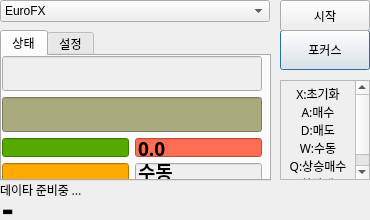
<?xml version="1.0" encoding="UTF-8"?>
<ui version="4.0">
 <class>Dialog</class>
 <widget class="QDialog" name="Dialog">
  <property name="geometry">
   <rect>
    <x>0</x>
    <y>0</y>
    <width>370</width>
    <height>220</height>
   </rect>
  </property>
  <property name="maximumSize">
   <size>
    <width>900</width>
    <height>900</height>
   </size>
  </property>
  <property name="windowTitle">
   <string>Futures-Machine Learning-eBest</string>
  </property>
  <property name="windowIcon">
   <iconset>
    <normaloff>PNG/Sales Performance.png</normaloff>PNG/Sales Performance.png</iconset>
  </property>
  <property name="windowOpacity">
   <double>0.950000000000000</double>
  </property>
  <widget class="QTextEdit" name="textEdit">
   <property name="enabled">
    <bool>false</bool>
   </property>
   <property name="geometry">
    <rect>
     <x>280</x>
     <y>80</y>
     <width>90</width>
     <height>100</height>
    </rect>
   </property>
   <property name="font">
    <font>
     <family>맑은 고딕</family>
     <pointsize>11</pointsize>
    </font>
   </property>
   <property name="styleSheet">
    <string notr="true">color: rgb(0, 0, 0);
font: 11pt &quot;맑은 고딕&quot;;</string>
   </property>
   <property name="html">
    <string>&lt;!DOCTYPE HTML PUBLIC &quot;-//W3C//DTD HTML 4.0//EN&quot; &quot;http://www.w3.org/TR/REC-html40/strict.dtd&quot;&gt;
&lt;html&gt;&lt;head&gt;&lt;meta name=&quot;qrichtext&quot; content=&quot;1&quot; /&gt;&lt;style type=&quot;text/css&quot;&gt;
p, li { white-space: pre-wrap; }
&lt;/style&gt;&lt;/head&gt;&lt;body style=&quot; font-family:'맑은 고딕'; font-size:11pt; font-weight:400; font-style:normal;&quot;&gt;
&lt;p align=&quot;center&quot; style=&quot; margin-top:0px; margin-bottom:0px; margin-left:0px; margin-right:0px; -qt-block-indent:0; text-indent:0px;&quot;&gt;&lt;span style=&quot; font-family:'Gulim'; font-size:9pt;&quot;&gt;X:초기화&lt;/span&gt;&lt;/p&gt;
&lt;p align=&quot;center&quot; style=&quot; margin-top:0px; margin-bottom:0px; margin-left:0px; margin-right:0px; -qt-block-indent:0; text-indent:0px;&quot;&gt;&lt;span style=&quot; font-family:'Gulim'; font-size:9pt;&quot;&gt;A:매수&lt;/span&gt;&lt;/p&gt;
&lt;p align=&quot;center&quot; style=&quot; margin-top:0px; margin-bottom:0px; margin-left:0px; margin-right:0px; -qt-block-indent:0; text-indent:0px;&quot;&gt;&lt;span style=&quot; font-family:'Gulim'; font-size:9pt;&quot;&gt;D:매도&lt;/span&gt;&lt;/p&gt;
&lt;p align=&quot;center&quot; style=&quot; margin-top:0px; margin-bottom:0px; margin-left:0px; margin-right:0px; -qt-block-indent:0; text-indent:0px;&quot;&gt;&lt;span style=&quot; font-family:'Gulim'; font-size:9pt;&quot;&gt;W:수동&lt;/span&gt;&lt;/p&gt;
&lt;p align=&quot;center&quot; style=&quot; margin-top:0px; margin-bottom:0px; margin-left:0px; margin-right:0px; -qt-block-indent:0; text-indent:0px;&quot;&gt;&lt;span style=&quot; font-family:'Gulim'; font-size:9pt;&quot;&gt;Q:상승매수&lt;/span&gt;&lt;/p&gt;
&lt;p align=&quot;center&quot; style=&quot; margin-top:0px; margin-bottom:0px; margin-left:0px; margin-right:0px; -qt-block-indent:0; text-indent:0px;&quot;&gt;&lt;span style=&quot; font-family:'Gulim'; font-size:9pt;&quot;&gt;E:하락매도&lt;/span&gt;&lt;/p&gt;&lt;/body&gt;&lt;/html&gt;</string>
   </property>
  </widget>
  <widget class="QLabel" name="label_log">
   <property name="geometry">
    <rect>
     <x>0</x>
     <y>180</y>
     <width>370</width>
     <height>20</height>
    </rect>
   </property>
   <property name="font">
    <font>
     <family>맑은 고딕</family>
     <pointsize>9</pointsize>
    </font>
   </property>
   <property name="text">
    <string>데이타 준비중 ...</string>
   </property>
  </widget>
  <widget class="QPushButton" name="pushButton_focus">
   <property name="geometry">
    <rect>
     <x>280</x>
     <y>30</y>
     <width>90</width>
     <height>40</height>
    </rect>
   </property>
   <property name="text">
    <string>포커스</string>
   </property>
  </widget>
  <widget class="QPushButton" name="pushButton_start">
   <property name="geometry">
    <rect>
     <x>280</x>
     <y>0</y>
     <width>90</width>
     <height>31</height>
    </rect>
   </property>
   <property name="styleSheet">
    <string notr="true"/>
   </property>
   <property name="text">
    <string>시작</string>
   </property>
  </widget>
  <widget class="QLabel" name="label_trend">
   <property name="geometry">
    <rect>
     <x>2</x>
     <y>200</y>
     <width>370</width>
     <height>20</height>
    </rect>
   </property>
   <property name="font">
    <font>
     <family>맑은 고딕</family>
     <pointsize>9</pointsize>
    </font>
   </property>
   <property name="text">
    <string>▬</string>
   </property>
  </widget>
  <widget class="QComboBox" name="comboBox_item">
   <property name="geometry">
    <rect>
     <x>0</x>
     <y>0</y>
     <width>270</width>
     <height>22</height>
    </rect>
   </property>
   <item>
    <property name="text">
     <string>EuroFX</string>
    </property>
   </item>
   <item>
    <property name="text">
     <string>EuroFX mini</string>
    </property>
   </item>
   <item>
    <property name="text">
     <string>EuroFX micro</string>
    </property>
   </item>
   <item>
    <property name="text">
     <string>S&amp;P 500 mini</string>
    </property>
   </item>
   <item>
    <property name="text">
     <string>Dow mini</string>
    </property>
   </item>
   <item>
    <property name="text">
     <string>HangSeng mini</string>
    </property>
   </item>
   <item>
    <property name="text">
     <string>Crude Oil</string>
    </property>
   </item>
   <item>
    <property name="text">
     <string>Gold</string>
    </property>
   </item>
  </widget>
  <widget class="QTabWidget" name="tabWidget">
   <property name="geometry">
    <rect>
     <x>0</x>
     <y>30</y>
     <width>271</width>
     <height>151</height>
    </rect>
   </property>
   <property name="currentIndex">
    <number>0</number>
   </property>
   <widget class="QWidget" name="tab">
    <attribute name="title">
     <string>상태</string>
    </attribute>
    <widget class="QWidget" name="layoutWidget_2">
     <property name="geometry">
      <rect>
       <x>0</x>
       <y>0</y>
       <width>260</width>
       <height>126</height>
      </rect>
     </property>
     <layout class="QVBoxLayout" name="verticalLayout">
      <item>
       <widget class="QLineEdit" name="lineEdit_price">
        <property name="enabled">
         <bool>false</bool>
        </property>
        <property name="font">
         <font>
          <family>굴림</family>
          <pointsize>14</pointsize>
          <weight>75</weight>
          <bold>true</bold>
         </font>
        </property>
        <property name="styleSheet">
         <string notr="true">color: rgb(0, 0, 0);</string>
        </property>
        <property name="text">
         <string/>
        </property>
       </widget>
      </item>
      <item>
       <widget class="QLineEdit" name="lineEdit_profit">
        <property name="enabled">
         <bool>false</bool>
        </property>
        <property name="font">
         <font>
          <family>굴림</family>
          <pointsize>14</pointsize>
          <weight>75</weight>
          <bold>true</bold>
         </font>
        </property>
        <property name="styleSheet">
         <string notr="true">background-color: rgb(170, 170, 127);
color: rgb(0, 0, 0);</string>
        </property>
        <property name="text">
         <string/>
        </property>
       </widget>
      </item>
      <item>
       <layout class="QGridLayout" name="gridLayout">
        <item row="0" column="0">
         <widget class="QLineEdit" name="lineEdit_portfolio">
          <property name="enabled">
           <bool>false</bool>
          </property>
          <property name="font">
           <font>
            <family>굴림</family>
            <pointsize>14</pointsize>
            <weight>75</weight>
            <bold>true</bold>
           </font>
          </property>
          <property name="styleSheet">
           <string notr="true">background-color: rgb(85, 170, 0);
color: rgb(0, 0, 0);</string>
          </property>
         </widget>
        </item>
        <item row="0" column="1">
         <widget class="QLineEdit" name="lineEdit_losscut">
          <property name="enabled">
           <bool>false</bool>
          </property>
          <property name="font">
           <font>
            <family>굴림</family>
            <pointsize>14</pointsize>
            <weight>75</weight>
            <bold>true</bold>
           </font>
          </property>
          <property name="styleSheet">
           <string notr="true">color:rgb(0, 0, 0);
background-color: rgb(255, 110, 84);
</string>
          </property>
          <property name="text">
           <string>0.0</string>
          </property>
         </widget>
        </item>
        <item row="1" column="0">
         <widget class="QLineEdit" name="lineEdit_position">
          <property name="enabled">
           <bool>false</bool>
          </property>
          <property name="font">
           <font>
            <family>굴림</family>
            <pointsize>14</pointsize>
            <weight>75</weight>
            <bold>true</bold>
           </font>
          </property>
          <property name="styleSheet">
           <string notr="true">background-color: rgb(255, 170, 0);
color: rgb(0, 0, 0);</string>
          </property>
         </widget>
        </item>
        <item row="1" column="1">
         <widget class="QLineEdit" name="lineEdit_status">
          <property name="enabled">
           <bool>false</bool>
          </property>
          <property name="font">
           <font>
            <family>굴림</family>
            <pointsize>14</pointsize>
            <weight>75</weight>
            <bold>true</bold>
           </font>
          </property>
          <property name="styleSheet">
           <string notr="true">color: rgb(0, 0, 0);</string>
          </property>
          <property name="text">
           <string>수동</string>
          </property>
         </widget>
        </item>
       </layout>
      </item>
     </layout>
    </widget>
   </widget>
   <widget class="QWidget" name="tab_2">
    <attribute name="title">
     <string>설정</string>
    </attribute>
    <widget class="QWidget" name="layoutWidget">
     <property name="geometry">
      <rect>
       <x>0</x>
       <y>0</y>
       <width>110</width>
       <height>100</height>
      </rect>
     </property>
     <layout class="QFormLayout" name="formLayout">
      <item row="0" column="0">
       <widget class="QLabel" name="label_9">
        <property name="text">
         <string>틱(봉)</string>
        </property>
       </widget>
      </item>
      <item row="0" column="1">
       <widget class="QComboBox" name="comboBox_period">
        <item>
         <property name="text">
          <string>10</string>
         </property>
        </item>
        <item>
         <property name="text">
          <string>100</string>
         </property>
        </item>
        <item>
         <property name="text">
          <string>120</string>
         </property>
        </item>
        <item>
         <property name="text">
          <string>200</string>
         </property>
        </item>
        <item>
         <property name="text">
          <string>240</string>
         </property>
        </item>
        <item>
         <property name="text">
          <string>300</string>
         </property>
        </item>
        <item>
         <property name="text">
          <string>320</string>
         </property>
        </item>
        <item>
         <property name="text">
          <string>400</string>
         </property>
        </item>
        <item>
         <property name="text">
          <string>480</string>
         </property>
        </item>
        <item>
         <property name="text">
          <string>500</string>
         </property>
        </item>
        <item>
         <property name="text">
          <string>900</string>
         </property>
        </item>
       </widget>
      </item>
      <item row="1" column="0">
       <widget class="QLabel" name="label_14">
        <property name="text">
         <string>이동평균</string>
        </property>
       </widget>
      </item>
      <item row="1" column="1">
       <widget class="QComboBox" name="comboBox_short">
        <item>
         <property name="text">
          <string>2</string>
         </property>
        </item>
        <item>
         <property name="text">
          <string>3</string>
         </property>
        </item>
        <item>
         <property name="text">
          <string>5</string>
         </property>
        </item>
        <item>
         <property name="text">
          <string>10</string>
         </property>
        </item>
        <item>
         <property name="text">
          <string>20</string>
         </property>
        </item>
        <item>
         <property name="text">
          <string>30</string>
         </property>
        </item>
        <item>
         <property name="text">
          <string>35</string>
         </property>
        </item>
        <item>
         <property name="text">
          <string>40</string>
         </property>
        </item>
        <item>
         <property name="text">
          <string>60</string>
         </property>
        </item>
        <item>
         <property name="text">
          <string>90</string>
         </property>
        </item>
        <item>
         <property name="text">
          <string>120</string>
         </property>
        </item>
        <item>
         <property name="text">
          <string>240</string>
         </property>
        </item>
       </widget>
      </item>
      <item row="2" column="0">
       <widget class="QLabel" name="label_5">
        <property name="text">
         <string>스탑</string>
        </property>
       </widget>
      </item>
      <item row="2" column="1">
       <widget class="QComboBox" name="comboBox_trailstop">
        <item>
         <property name="text">
          <string>11</string>
         </property>
        </item>
        <item>
         <property name="text">
          <string>3</string>
         </property>
        </item>
        <item>
         <property name="text">
          <string>7</string>
         </property>
        </item>
        <item>
         <property name="text">
          <string>5</string>
         </property>
        </item>
        <item>
         <property name="text">
          <string>17</string>
         </property>
        </item>
        <item>
         <property name="text">
          <string>13</string>
         </property>
        </item>
        <item>
         <property name="text">
          <string>19</string>
         </property>
        </item>
        <item>
         <property name="text">
          <string>23</string>
         </property>
        </item>
        <item>
         <property name="text">
          <string>29</string>
         </property>
        </item>
        <item>
         <property name="text">
          <string>31</string>
         </property>
        </item>
        <item>
         <property name="text">
          <string>37</string>
         </property>
        </item>
        <item>
         <property name="text">
          <string>41</string>
         </property>
        </item>
        <item>
         <property name="text">
          <string>43</string>
         </property>
        </item>
        <item>
         <property name="text">
          <string>47</string>
         </property>
        </item>
        <item>
         <property name="text">
          <string>53</string>
         </property>
        </item>
        <item>
         <property name="text">
          <string>59</string>
         </property>
        </item>
        <item>
         <property name="text">
          <string>61</string>
         </property>
        </item>
        <item>
         <property name="text">
          <string>67</string>
         </property>
        </item>
        <item>
         <property name="text">
          <string>71</string>
         </property>
        </item>
        <item>
         <property name="text">
          <string>73</string>
         </property>
        </item>
        <item>
         <property name="text">
          <string>79</string>
         </property>
        </item>
        <item>
         <property name="text">
          <string>83</string>
         </property>
        </item>
        <item>
         <property name="text">
          <string>89</string>
         </property>
        </item>
        <item>
         <property name="text">
          <string>97</string>
         </property>
        </item>
        <item>
         <property name="text">
          <string>101</string>
         </property>
        </item>
        <item>
         <property name="text">
          <string>103</string>
         </property>
        </item>
        <item>
         <property name="text">
          <string>107</string>
         </property>
        </item>
        <item>
         <property name="text">
          <string>109</string>
         </property>
        </item>
        <item>
         <property name="text">
          <string>113</string>
         </property>
        </item>
        <item>
         <property name="text">
          <string>127</string>
         </property>
        </item>
        <item>
         <property name="text">
          <string>131</string>
         </property>
        </item>
        <item>
         <property name="text">
          <string>139</string>
         </property>
        </item>
        <item>
         <property name="text">
          <string>149</string>
         </property>
        </item>
        <item>
         <property name="text">
          <string>151</string>
         </property>
        </item>
        <item>
         <property name="text">
          <string>157</string>
         </property>
        </item>
        <item>
         <property name="text">
          <string>163</string>
         </property>
        </item>
        <item>
         <property name="text">
          <string>167</string>
         </property>
        </item>
        <item>
         <property name="text">
          <string>173</string>
         </property>
        </item>
        <item>
         <property name="text">
          <string>179</string>
         </property>
        </item>
        <item>
         <property name="text">
          <string>181</string>
         </property>
        </item>
        <item>
         <property name="text">
          <string>191</string>
         </property>
        </item>
        <item>
         <property name="text">
          <string>193</string>
         </property>
        </item>
        <item>
         <property name="text">
          <string>197</string>
         </property>
        </item>
        <item>
         <property name="text">
          <string>199</string>
         </property>
        </item>
       </widget>
      </item>
      <item row="3" column="0">
       <widget class="QLabel" name="label_10">
        <property name="text">
         <string>수익실현</string>
        </property>
       </widget>
      </item>
      <item row="3" column="1">
       <widget class="QComboBox" name="comboBox_profitstop">
        <item>
         <property name="text">
          <string>5</string>
         </property>
        </item>
        <item>
         <property name="text">
          <string>4</string>
         </property>
        </item>
        <item>
         <property name="text">
          <string>3</string>
         </property>
        </item>
        <item>
         <property name="text">
          <string>7</string>
         </property>
        </item>
        <item>
         <property name="text">
          <string>11</string>
         </property>
        </item>
        <item>
         <property name="text">
          <string>13</string>
         </property>
        </item>
        <item>
         <property name="text">
          <string>17</string>
         </property>
        </item>
        <item>
         <property name="text">
          <string>19</string>
         </property>
        </item>
        <item>
         <property name="text">
          <string>23</string>
         </property>
        </item>
        <item>
         <property name="text">
          <string>29</string>
         </property>
        </item>
        <item>
         <property name="text">
          <string>31</string>
         </property>
        </item>
        <item>
         <property name="text">
          <string>37</string>
         </property>
        </item>
        <item>
         <property name="text">
          <string>41</string>
         </property>
        </item>
        <item>
         <property name="text">
          <string>43</string>
         </property>
        </item>
        <item>
         <property name="text">
          <string>47</string>
         </property>
        </item>
        <item>
         <property name="text">
          <string>53</string>
         </property>
        </item>
        <item>
         <property name="text">
          <string>59</string>
         </property>
        </item>
        <item>
         <property name="text">
          <string>61</string>
         </property>
        </item>
        <item>
         <property name="text">
          <string>67</string>
         </property>
        </item>
        <item>
         <property name="text">
          <string>71</string>
         </property>
        </item>
        <item>
         <property name="text">
          <string>73</string>
         </property>
        </item>
        <item>
         <property name="text">
          <string>79</string>
         </property>
        </item>
        <item>
         <property name="text">
          <string>83</string>
         </property>
        </item>
        <item>
         <property name="text">
          <string>89</string>
         </property>
        </item>
        <item>
         <property name="text">
          <string>97</string>
         </property>
        </item>
        <item>
         <property name="text">
          <string>101</string>
         </property>
        </item>
        <item>
         <property name="text">
          <string>103</string>
         </property>
        </item>
        <item>
         <property name="text">
          <string>107</string>
         </property>
        </item>
        <item>
         <property name="text">
          <string>109</string>
         </property>
        </item>
        <item>
         <property name="text">
          <string>113</string>
         </property>
        </item>
        <item>
         <property name="text">
          <string>127</string>
         </property>
        </item>
        <item>
         <property name="text">
          <string>131</string>
         </property>
        </item>
        <item>
         <property name="text">
          <string>139</string>
         </property>
        </item>
        <item>
         <property name="text">
          <string>149</string>
         </property>
        </item>
        <item>
         <property name="text">
          <string>151</string>
         </property>
        </item>
        <item>
         <property name="text">
          <string>157</string>
         </property>
        </item>
        <item>
         <property name="text">
          <string>163</string>
         </property>
        </item>
        <item>
         <property name="text">
          <string>167</string>
         </property>
        </item>
        <item>
         <property name="text">
          <string>173</string>
         </property>
        </item>
        <item>
         <property name="text">
          <string>179</string>
         </property>
        </item>
        <item>
         <property name="text">
          <string>181</string>
         </property>
        </item>
        <item>
         <property name="text">
          <string>191</string>
         </property>
        </item>
        <item>
         <property name="text">
          <string>193</string>
         </property>
        </item>
        <item>
         <property name="text">
          <string>197</string>
         </property>
        </item>
        <item>
         <property name="text">
          <string>199</string>
         </property>
        </item>
       </widget>
      </item>
     </layout>
    </widget>
    <widget class="QWidget" name="layoutWidget">
     <property name="geometry">
      <rect>
       <x>120</x>
       <y>0</y>
       <width>140</width>
       <height>100</height>
      </rect>
     </property>
     <layout class="QFormLayout" name="formLayout_2">
      <item row="0" column="0">
       <widget class="QLabel" name="label_6">
        <property name="text">
         <string>종목코드</string>
        </property>
       </widget>
      </item>
      <item row="0" column="1">
       <widget class="QLineEdit" name="lineEdit_futurecode">
        <property name="enabled">
         <bool>false</bool>
        </property>
        <property name="styleSheet">
         <string notr="true">color: rgb(0, 0, 0);</string>
        </property>
        <property name="text">
         <string>URO.1</string>
        </property>
       </widget>
      </item>
      <item row="1" column="0">
       <widget class="QLabel" name="label_7">
        <property name="text">
         <string>매수도방법</string>
        </property>
       </widget>
      </item>
      <item row="1" column="1">
       <widget class="QComboBox" name="comboBox_buysell_sHogaGb">
        <item>
         <property name="text">
          <string>1:시장가</string>
         </property>
        </item>
        <item>
         <property name="text">
          <string>2:현재가</string>
         </property>
        </item>
        <item>
         <property name="text">
          <string>3:+1호가</string>
         </property>
        </item>
        <item>
         <property name="text">
          <string>4:+2호가</string>
         </property>
        </item>
        <item>
         <property name="text">
          <string>5:+3호가</string>
         </property>
        </item>
        <item>
         <property name="text">
          <string>6:+4호가</string>
         </property>
        </item>
        <item>
         <property name="text">
          <string>7:+5호가</string>
         </property>
        </item>
        <item>
         <property name="text">
          <string>8:+6호가</string>
         </property>
        </item>
        <item>
         <property name="text">
          <string>9:+7호가</string>
         </property>
        </item>
        <item>
         <property name="text">
          <string>A:-1호가</string>
         </property>
        </item>
        <item>
         <property name="text">
          <string>B:-2호가</string>
         </property>
        </item>
        <item>
         <property name="text">
          <string>C:-3호가</string>
         </property>
        </item>
        <item>
         <property name="text">
          <string>D:-4호가</string>
         </property>
        </item>
        <item>
         <property name="text">
          <string>E:-5호가</string>
         </property>
        </item>
        <item>
         <property name="text">
          <string>F:-6호가</string>
         </property>
        </item>
        <item>
         <property name="text">
          <string>G:-7호가</string>
         </property>
        </item>
       </widget>
      </item>
      <item row="2" column="0">
       <widget class="QLabel" name="label_2">
        <property name="text">
         <string>주문수량</string>
        </property>
       </widget>
      </item>
      <item row="2" column="1">
       <widget class="QComboBox" name="comboBox_amt">
        <item>
         <property name="text">
          <string>1</string>
         </property>
        </item>
        <item>
         <property name="text">
          <string>2</string>
         </property>
        </item>
        <item>
         <property name="text">
          <string>3</string>
         </property>
        </item>
        <item>
         <property name="text">
          <string>4</string>
         </property>
        </item>
        <item>
         <property name="text">
          <string>5</string>
         </property>
        </item>
        <item>
         <property name="text">
          <string>6</string>
         </property>
        </item>
        <item>
         <property name="text">
          <string>7</string>
         </property>
        </item>
        <item>
         <property name="text">
          <string>8</string>
         </property>
        </item>
        <item>
         <property name="text">
          <string>9</string>
         </property>
        </item>
        <item>
         <property name="text">
          <string>10</string>
         </property>
        </item>
       </widget>
      </item>
      <item row="3" column="0">
       <widget class="QLabel" name="label_3">
        <property name="text">
         <string>손절방법</string>
        </property>
       </widget>
      </item>
      <item row="3" column="1">
       <widget class="QComboBox" name="comboBox_losscut_method">
        <item>
         <property name="text">
          <string>손절</string>
         </property>
        </item>
        <item>
         <property name="text">
          <string>트레일스탑</string>
         </property>
        </item>
       </widget>
      </item>
     </layout>
    </widget>
   </widget>
  </widget>
 </widget>
 <resources/>
 <connections>
  <connection>
   <sender>pushButton_start</sender>
   <signal>clicked()</signal>
   <receiver>Dialog</receiver>
   <slot>START()</slot>
   <hints>
    <hint type="sourcelabel">
     <x>220</x>
     <y>19</y>
    </hint>
    <hint type="destinationlabel">
     <x>222</x>
     <y>0</y>
    </hint>
   </hints>
  </connection>
  <connection>
   <sender>comboBox_amt</sender>
   <signal>currentIndexChanged(QString)</signal>
   <receiver>Dialog</receiver>
   <slot>ValuesChanged()</slot>
   <hints>
    <hint type="sourcelabel">
     <x>268</x>
     <y>112</y>
    </hint>
    <hint type="destinationlabel">
     <x>70</x>
     <y>6</y>
    </hint>
   </hints>
  </connection>
  <connection>
   <sender>pushButton_focus</sender>
   <signal>clicked()</signal>
   <receiver>Dialog</receiver>
   <slot>FOCUS()</slot>
   <hints>
    <hint type="sourcelabel">
     <x>361</x>
     <y>26</y>
    </hint>
    <hint type="destinationlabel">
     <x>347</x>
     <y>28</y>
    </hint>
   </hints>
  </connection>
  <connection>
   <sender>comboBox_trailstop</sender>
   <signal>currentIndexChanged(QString)</signal>
   <receiver>Dialog</receiver>
   <slot>ValuesChanged()</slot>
   <hints>
    <hint type="sourcelabel">
     <x>118</x>
     <y>112</y>
    </hint>
    <hint type="destinationlabel">
     <x>0</x>
     <y>30</y>
    </hint>
   </hints>
  </connection>
  <connection>
   <sender>comboBox_short</sender>
   <signal>currentIndexChanged(QString)</signal>
   <receiver>Dialog</receiver>
   <slot>ValuesChanged()</slot>
   <hints>
    <hint type="sourcelabel">
     <x>118</x>
     <y>86</y>
    </hint>
    <hint type="destinationlabel">
     <x>3</x>
     <y>96</y>
    </hint>
   </hints>
  </connection>
  <connection>
   <sender>comboBox_item</sender>
   <signal>currentIndexChanged(QString)</signal>
   <receiver>Dialog</receiver>
   <slot>SELECTITEM()</slot>
   <hints>
    <hint type="sourcelabel">
     <x>91</x>
     <y>19</y>
    </hint>
    <hint type="destinationlabel">
     <x>4</x>
     <y>22</y>
    </hint>
   </hints>
  </connection>
  <connection>
   <sender>comboBox_profitstop</sender>
   <signal>currentIndexChanged(QString)</signal>
   <receiver>Dialog</receiver>
   <slot>ValuesChanged()</slot>
   <hints>
    <hint type="sourcelabel">
     <x>110</x>
     <y>132</y>
    </hint>
    <hint type="destinationlabel">
     <x>-2</x>
     <y>128</y>
    </hint>
   </hints>
  </connection>
  <connection>
   <sender>comboBox_period</sender>
   <signal>currentIndexChanged(QString)</signal>
   <receiver>Dialog</receiver>
   <slot>ValuesChanged()</slot>
   <hints>
    <hint type="sourcelabel">
     <x>112</x>
     <y>48</y>
    </hint>
    <hint type="destinationlabel">
     <x>-2</x>
     <y>72</y>
    </hint>
   </hints>
  </connection>
  <connection>
   <sender>comboBox_buysell_sHogaGb</sender>
   <signal>currentIndexChanged(QString)</signal>
   <receiver>Dialog</receiver>
   <slot>ValuesChanged()</slot>
   <hints>
    <hint type="sourcelabel">
     <x>239</x>
     <y>79</y>
    </hint>
    <hint type="destinationlabel">
     <x>363</x>
     <y>262</y>
    </hint>
   </hints>
  </connection>
 </connections>
 <slots>
  <slot>START()</slot>
  <slot>STOP()</slot>
  <slot>ValuesChanged()</slot>
  <slot>FOCUS()</slot>
  <slot>SELECTITEM()</slot>
 </slots>
</ui>
